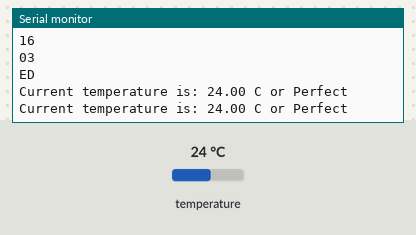
Recording of a program running on a simulated ESP8266 (Wemos D1 mini). On the bench: the last lines printed to the serial monitor. Inputs (shaded band) come from the test bench; at power-on: temperature 24 °C.

Above: at 7.3 s.
7.4 s: temperature set to 12 °C
At 13.5 s:
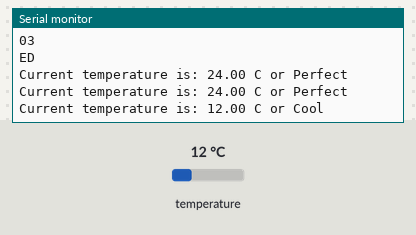
19.3 s: temperature set to 28 °C
At 24.5 s:
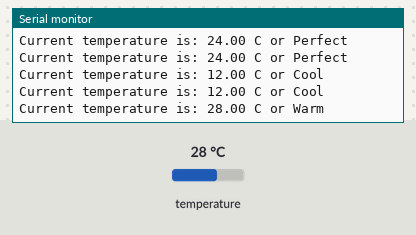
31.1 s: temperature set to 33 °C
At 36.7 s:
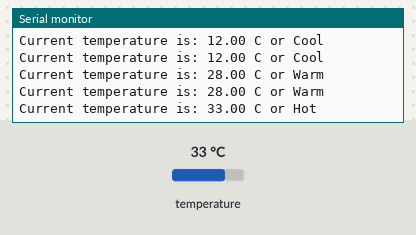
42.6 s: temperature set to 41 °C
At 47.7 s:
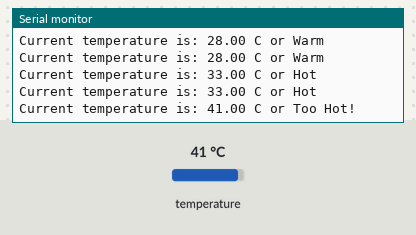
54.1 s: temperature set to 7 °C
At 58.8 s:
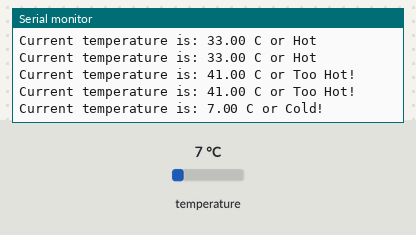

Measured:
- after the input at 7.4 s, the serial monitor: prints a new line after 4.9 s (image 1)
- after the input at 19.3 s, the serial monitor: prints a new line after 4.6 s (image 2)
- after the input at 31.1 s, the serial monitor: prints a new line after 4.3 s (image 3)
- after the input at 42.6 s, the serial monitor: prints a new line after 4.3 s (image 4)
- after the input at 54.1 s, the serial monitor: prints a new line after 4.3 s (image 5)

The program:

main.cpp
```cpp
//I, Joshua Symons-Webb, 000812836 certify that this material is my original work. No
//other person's work has been used without due acknowledgement.

#include <Arduino.h>
#include <OneWire.h>
#include <DallasTemperature.h>

const int oneWireBus = D3;
OneWire oneWire(oneWireBus);
DallasTemperature DS18B20(&oneWire);
uint8_t address[8];

void setup()
{
  Serial.begin(115200);
  DS18B20.begin();
  uint8_t address[8];

  if (DS18B20.getAddress(address, 0))
  {
    Serial.print("\n\nAddress fetched:");
  }
  else
  {
    Serial.println("Error fetching the address");
    return;
  }

  for (int i = 0; i < 8; i++)
  {
    Serial.printf("%02X ", address[i]);
    Serial.println();
  }
}

void loop()
{
  // When your application starts, print out the sensor ID.  If no sensor is attached to your breadboard, your program
  // must print an explanatory message to the serial debug port and terminate gracefully.

  float fTemp;
  DS18B20.requestTemperatures();
  fTemp = DS18B20.getTempCByIndex(0);

  Serial.print("Current temperature is: " + String(fTemp) + " C or ");

  if (fTemp < 10)
  {
    Serial.println("Cold!");
  }
  else if (fTemp >= 10 && fTemp <= 15)
  {
    Serial.println("Cool");
  }
  else if (fTemp > 15 && fTemp <= 25)
  {
    Serial.println("Perfect");
  }
  else if (fTemp > 25 && fTemp <= 30)
  {
    Serial.println("Warm");
  }
  else if (fTemp > 30 && fTemp <= 35)
  {
    Serial.println("Hot");
  }
  else if (fTemp > 35)
  {
    Serial.println("Too Hot!");
  }

  delay(5000);
}
```
